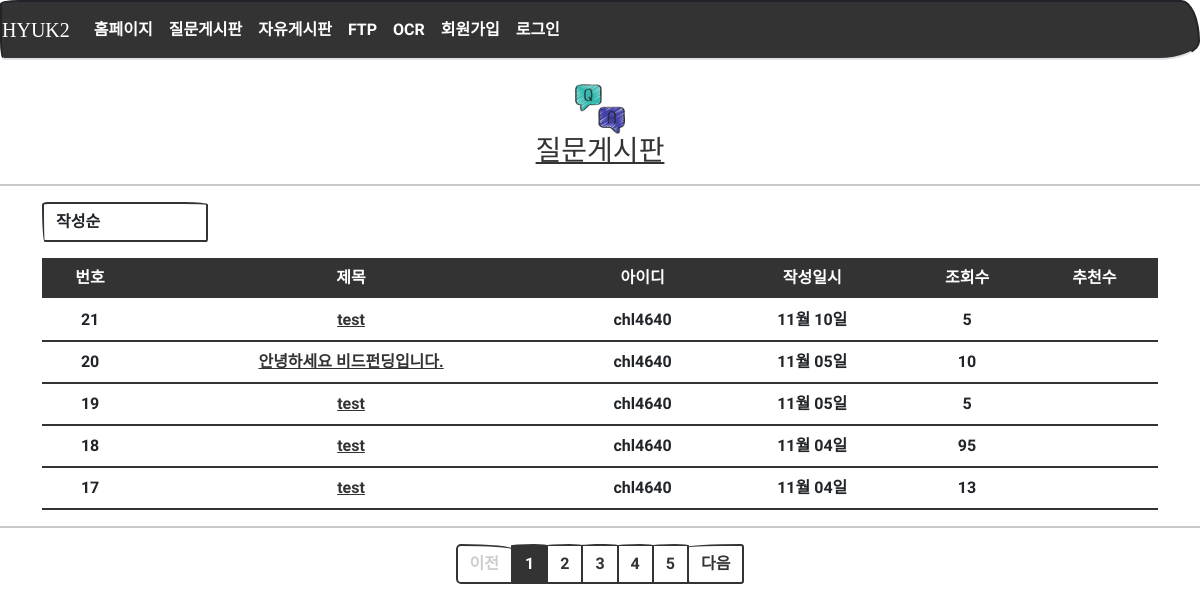
Page /question/list/ on the earlier database version.
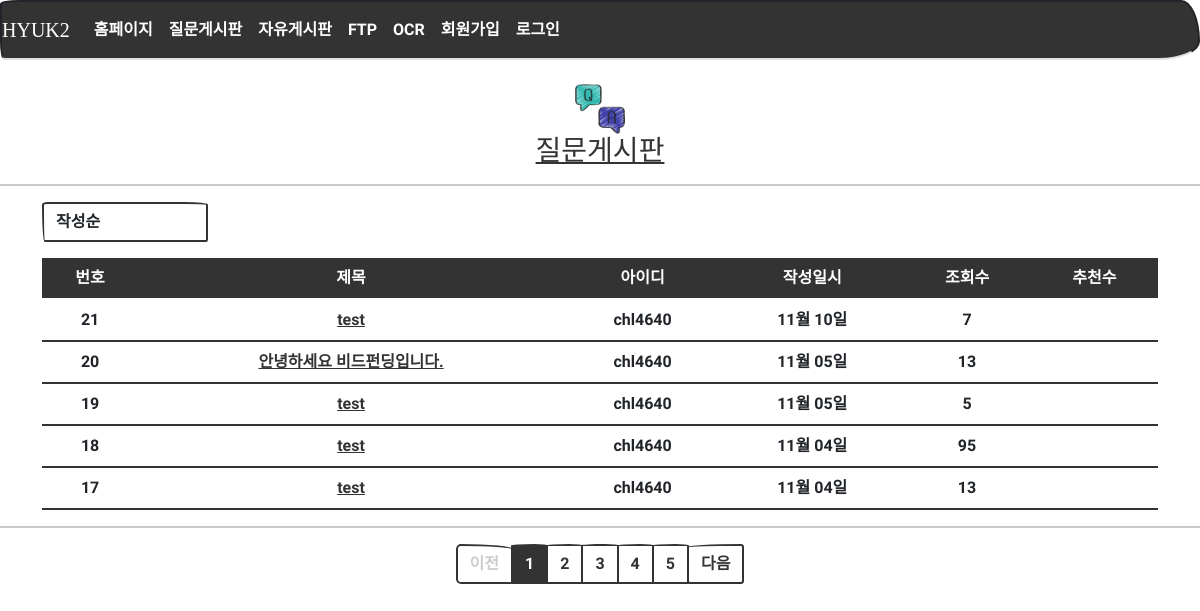
Same page on the later database version.
### models.py (models this page shows)
class Question(db.Model):
    id = db.Column(db.Integer, primary_key=True)
    subject = db.Column(db.String(200), nullable=False)
    content = db.Column(db.Text(), nullable=False)
    create_date = db.Column(db.DateTime(), nullable=False)
    user_id = db.Column(db.Integer, db.ForeignKey('user.id', ondelete='CASCADE'), nullable=False)
    user = db.relationship('User', backref=db.backref('question_set'))
    modify_date = db.Column(db.DateTime(), nullable=True)
    hits = db.Column(db.Integer, nullable=False, default='0')
    voter = db.relationship('User', secondary=question_voter, backref=db.backref('question_voter_set'))

class User(db.Model):
    id = db.Column(db.Integer, primary_key=True)    # id는 자동으로 증가하는 User 모델의 기본키
    username = db.Column(db.String(150), unique=True, nullable=False)  # 아이디
    password = db.Column(db.String(200), nullable=False)
    name = db.Column(db.String(150), nullable=False)  # 실명
    email = db.Column(db.String(120), unique=True, nullable=False)
    fir_joo = db.Column(db.String(6), nullable=False)  # 주민번호 앞자리
    sec_joo = db.Column(db.String(7), nullable=False)  # 주민번호 뒷자리
    tel = db.Column(db.String(50), nullable=False)  # 휴대폰 번호

### views/question_views.py (the view)
@bp.route('/list/')
def _list():
    page = request.args.get('page', type=int, default=1)  # 페이지번호가 없으면 default 로 페이지1을 출력한다.
    kw = request.args.get('kw', type=str, default='')   # 검색어
    so = request.args.get('so', type=str, default='recent')  # 정렬, default 는 최신순('recent')
    if so == 'recommend':   # 추천 수가 많은 게시물
        sub_query = db.session.query(question_voter.c.question_id, func.count('*').label('num_voter')) \
            .group_by(question_voter.c.question_id).subquery()
        question_list = Question.query \
            .outerjoin(sub_query, Question.id == sub_query.c.question_id) \
            .order_by(sub_query.c.num_voter.desc(), Question.create_date.desc())
    elif so == 'popular':   # 답변 수가 많은 게시물
        sub_query = db.session.query(Answer.question_id, func.count('*').label('num_answer')) \
            .group_by(Answer.question_id).subquery()
        question_list = Question.query \
            .outerjoin(sub_query, Question.id == sub_query.c.question_id) \
            .order_by(sub_query.c.num_answer.desc(), Question.create_date.desc())
    elif so == 'hit':   # 조회 수가 많은 게시물
        question_list = Question.query.order_by(Question.hits.desc())
    else:  # recent, 기존 게시물
        question_list = Question.query.order_by(Question.create_date.desc())
    question_list = question_list.paginate(page, per_page=5)
    return render_template('question/question_list.html', question_list=question_list, page=page, so=so)

### filter.py (called while the page is built)
def format_datetime(value, fmt='%m월 %d일'):
    now = datetime.now()
    time = now - value
    if time < timedelta(minutes=1):
        return '방금 전'
    elif time < timedelta(hours=1):
        return str(int(time.seconds / 60)) + '분 전'
    elif time < timedelta(days=1):
        return str(int(time.seconds / 3600)) + '시간 전'
    elif time < timedelta(days=7):
        time = datetime.now().date() - value.date()
        return str(time.days) + '일 전'
    else:
        return value.strftime(fmt)

### views/login_views.py (called while the page is built)
@bp.before_app_request
def logged_in_user():
    user_id = session.get('user_id')
    if user_id is None:
        g.user = None
    else:
        g.user = User.query.get(user_id)

### templates/question/question_list.html (shortened to what this page needs)
{% extends 'base.html' %}
{% block content %}
	<center>
  	    <div>
			<br>
  	        <center>
  	            <img src="{{ url_for('static',filename='images/aq.png') }}" width="50" style="margin-left: auto; margin-right: auto; display: block;" />
  	            <h3><a href="{{url_for('question._list')}}">질문게시판</a></h3>
  	        </center>
  	        <hr width="100%" color="black" />
  	    </div>
  	</center>
  	<center>
  	    <div class="container my-3">
			<div class="row justify-content-between my-3">
				<div class="col-2">
            		<select class="form-control so">
                		<option value="recent" {% if so=='recent' %}selected{% endif %}>작성순</option>
            		</select>
        		</div>
    		</div>
  	        <table class="table">
  	            <thead>
  	                <tr class="thead-dark table-dark">
  	                    <th class="text-center">번호</th>
  	                    <th class="text-center">제목</th>
						<th class="text-center">아이디</th>
  	                    <th class="text-center">작성일시</th>
						<th class="text-center">조회수</th>
						<th class="text-center">추천수</th>
  	                </tr>
  	            </thead>
  	            <tbody>
  	                {% if question_list %}
  	                {% for question in question_list.items %}
  	                <tr>
  	                    <td class="text-center">{{ question_list.total - ((question_list.page-1) * question_list.per_page) - loop.index0 }}</td>
  	                    <td class="text-center">
  	                        <a href="{{ url_for('question.detail', question_id=question.id) }}">{{ question.subject }}</a>
  	                    </td>
						<td class="text-center">{{ question.user.username }}</td>
  	                    <td class="text-center">{{ question.create_date|datetime }}</td>
						<td class="text-center">{{ question.hits }}</td>
						<td class="text-center">
						</td>
  	                </tr>
  	                {% endfor %}
  	                {% else %}
  	                <tr>
  	                    <td colspan="3">질문이 없습니다.</td>
  	                </tr>
  	                {% endif %}
  	            </tbody>
  	        </table>
  	    </div>
  	    <hr width="100%" color="black" />
  	    <ul class="pagination justify-content-center">
  	        {% if question_list.has_prev %}
  	        <li class="page-item">
  	            <a class="page-link" href="?page={{ question_list.prev_num }}">이전</a>
  	        </li>
  	        {% else %}
  	        <li class="page-item disabled">
  	            <a class="page-link" tabindex="-1" aria-disabled="true" href="#">이전</a>
  	        </li>
  	        {% endif %}
  	        {% for page_num in question_list.iter_pages() %}
  	        {% if page_num %}
  	        {% if page_num != question_list.page %}
  	        <li class="page-item">
  	            <a class="page-link" href="?page={{ page_num }}">{{ page_num }}</a>
  	        </li>
  	        {% else %}
  	        <li class="page-item active" aria-current="page">
  	            <a class="page-link" href="#">{{ page_num }}</a>
  	        </li>
  	        {% endif %}
  	        {% else %}
  	        <li class="disabled">
  	            <a class="page-link" href="#">...</a>
  	        </li>
  	        {% endif %}
  	        {% endfor %}
  	        {% if question_list.has_next %}
  	        <li class="page-item">
				<a class="page-link" href="?page={{ question_list.next_num }}">다음</a>
  	        </li>
  	        {% else %}
  	        <li class="page-item disabled">
  	            <a class="page-link" tabindex="-1" aria-disabled="true" href="#">다음</a>
  	        </li>
  	        {% endif %}
  	    </ul>
  	</center>
{% endblock %}

Differences in the rows shown:
changed Question id 21: hits "5" → "7"
changed Question "안녕하세요 비드펀딩입니다.": hits "10" → "13"
